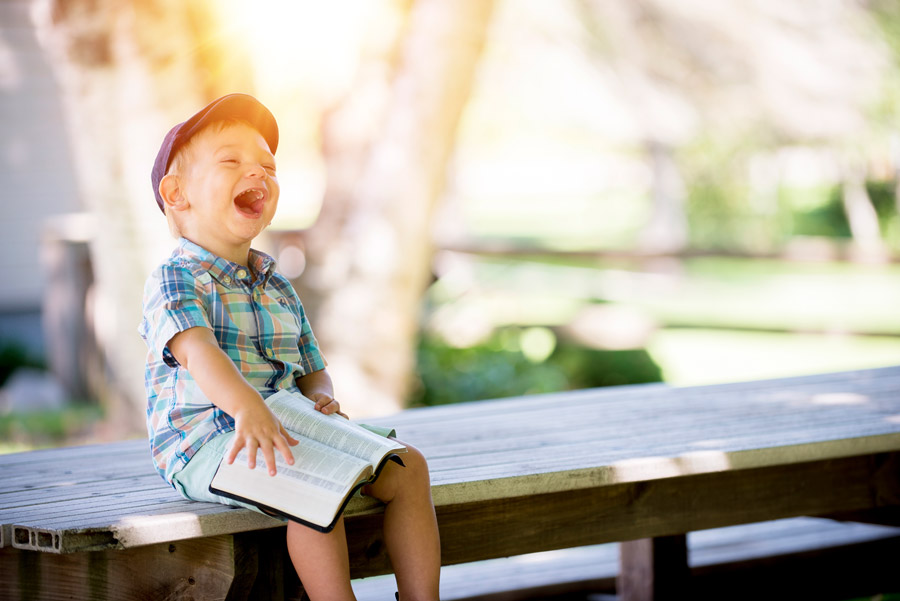
#> input picture sample_data/sample_jpg.jpg, 900 x 601 px; its folder holds 4 pictures in this run
$ jupyter execute '画像をリサイズする.ipynb'   (shell and % lines are left out)
#> lines starting #> are read from the running program, lines starting #| are printed output that depends on the picture
[cell 1]

import matplotlib.pyplot as plt
from pathlib import Path
import cv2

def show_img(img, dpi=150, title=None):
    fig, ax = plt.subplots(nrows=1, ncols=1, dpi=dpi)
    ax.set_title( title, fontsize=16, color='black')
    ax.axis('off')
    ax.imshow(cv2.cvtColor(img, cv2.COLOR_BGR2RGB))
    return fig, ax

def resize_image(img, width=None, height=None):
    """指定された幅または高さにリサイズされた画像を返す"""
    if width is None and height is None:
        return img
    elif width is None:
        ratio = height / img.shape[0]
        width = int(img.shape[1] * ratio)
    elif height is None:
        ratio = width / img.shape[1]
        height = int(img.shape[0] * ratio)
    else:
        pass
    return cv2.resize(img, (width, height))


img_paths = list(Path("../sample_data/").glob("*.jpg"))
print(img_paths)

for img_path in img_paths:
  img = cv2.imread(str(img_path))
#> img is the input picture: shape (601, 900, 3); mean B, G, R 167.5, 179.5, 185.6
  r_img = resize_image(img, width=256, height=256)
#> in resize_image, `return cv2.resize(img, (width, height))`:
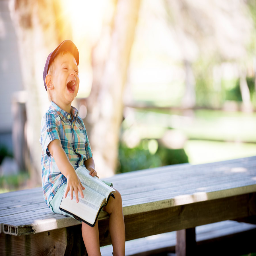
#> returned value: shape (256, 256, 3); mean of channels 0, 1, 2 167.4, 179.4, 185.5; drawn as B, G, R
  show_img(img)
  show_img(r_img)
#> pass 2 of the loop `for img_path in img_paths:`:
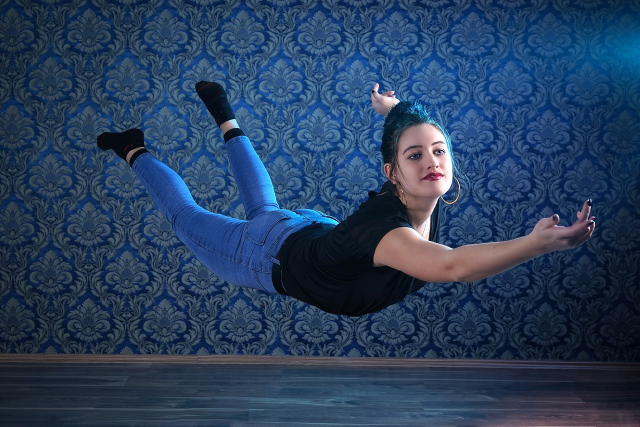
#> input picture sample_data/sample_person.jpg, 1280 x 853 px (shown at 1/2 size)
#> img is the input picture: shape (853, 1280, 3); mean B, G, R 92.9, 62.5, 39.8
#> in resize_image (call 2), `return cv2.resize(img, (width, height))`:
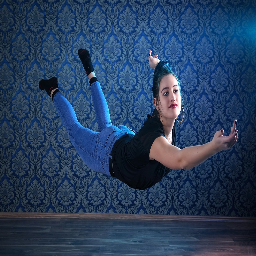
#> returned value: shape (256, 256, 3); mean of channels 0, 1, 2 92.8, 62.3, 39.6; drawn as B, G, R
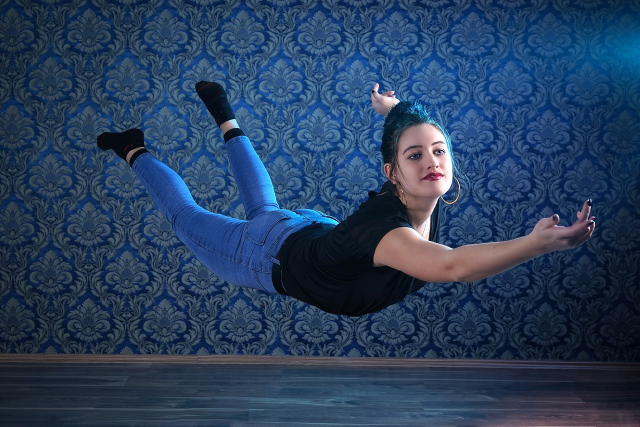
#> shown: shape (853, 1280, 3) (shown at 1/2 size); mean R, G, B 39.8, 62.5, 92.9
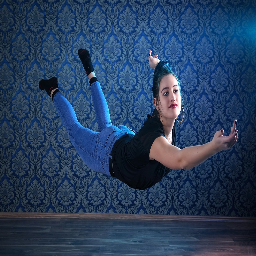
#> shown: shape (256, 256, 3); mean R, G, B 39.6, 62.3, 92.8
